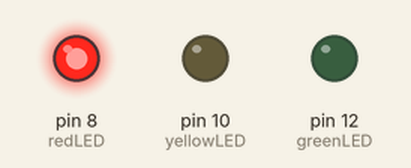
A sketch run on a simulated Arduino Uno, built with avr-gcc and run on an emulated ATmega328P. Shown: output pins drawn as LEDs (lit = HIGH).

Above: at 1.5 s.
At 3.5 s:
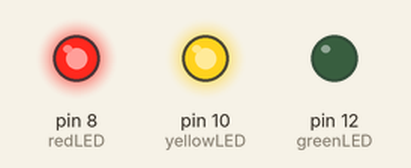
At 5.5 s:
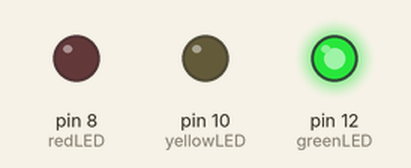
At 10.2 s:
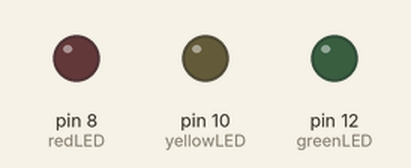
Timing chart, 0 to 13.7 s (numbered marks = the images above):
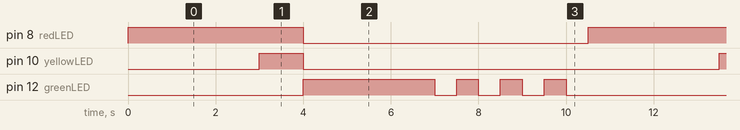

The sketch:

traffic-light.ino
```cpp
const int redLED = 8;

const int yellowLED = 10;

const int greenLED = 12;


void setup() {

  // put your setup code here, to run once:

  pinMode(redLED, OUTPUT);

  pinMode(yellowLED, OUTPUT);

  pinMode(greenLED, OUTPUT);

}


void loop() {

  digitalWrite(redLED, HIGH); // turn on red for 3 sec

  delay(3000);

  digitalWrite(yellowLED, HIGH); // turn on yellow for 1 sec

  delay(1000);


  digitalWrite(redLED, LOW); // turn off red

  digitalWrite(yellowLED, LOW); // turn off yellow


  digitalWrite(greenLED, HIGH); // turn on red for 3 sec

  delay(3000);

  digitalWrite(greenLED, LOW); // turn off green

  delay(500);


  // BLINK

  digitalWrite(greenLED, HIGH); // turn on green for .5 sec --- 1

  delay(500);

  digitalWrite(greenLED, LOW);

  delay(500);


  digitalWrite(greenLED, HIGH); // turn on green for .5 sec --- 2

  delay(500);

  digitalWrite(greenLED, LOW);

  delay(500);


  digitalWrite(greenLED, HIGH); // turn on green for .5 sec --- 3

  delay(500);

  digitalWrite(greenLED, LOW);

  delay(500);

}
```

Measured:
- by itself, pin 8 (redLED): alternates HIGH for 4.0 s and LOW for 6.5 s
- by itself, pin 10 (yellowLED): alternates HIGH for 1.0 s and LOW for 9.5 s
- by itself, pin 12 (greenLED): repeats every 10.5 s: 3 × (LOW 0.50 s, HIGH 0.50 s), LOW 4.5 s, HIGH 3.0 s
